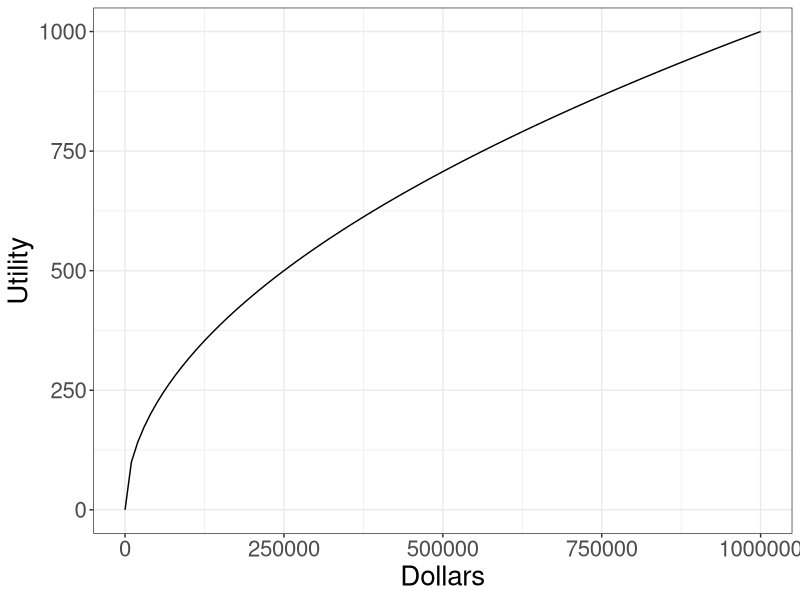
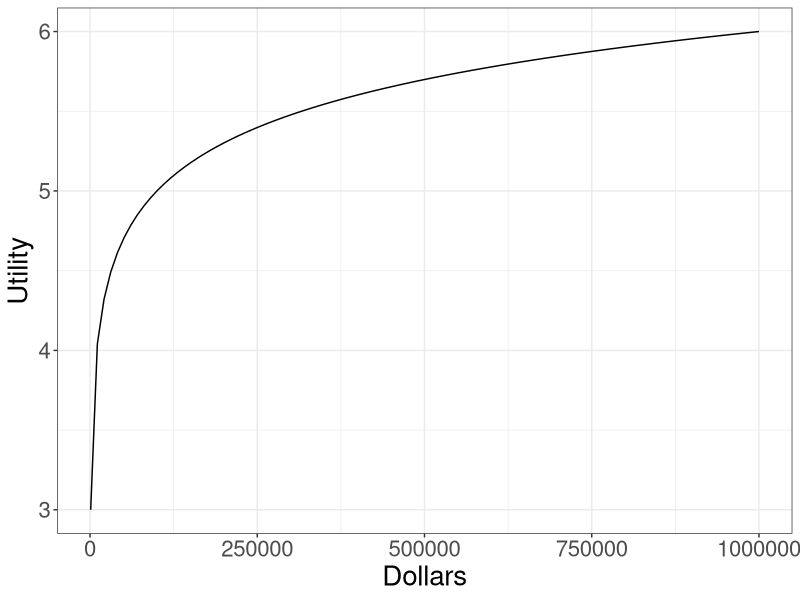

These charts were generated, in order, by the following R code:
## ---- chunk 1
require(tidyverse)
## ---- chunk 2
p <- ggplot(data = data.frame(x = 0), mapping = aes(x = x))
fun.1 <- function(x) sqrt(x)
p + stat_function(fun = fun.1) + 
  xlim(0,1000000) + 
  labs(x = "Dollars", y = "Utility") + 
  theme_bw() +
  theme(text = element_text(size=20))
## ---- chunk 3
p <- ggplot(data = data.frame(x = 0), mapping = aes(x = x))
fun.1 <- function(x) log10(x)
p + stat_function(fun = fun.1) + 
  xlim(1000,1000000) + 
  labs(x = "Dollars", y = "Utility") + 
  theme_bw() +
  theme(text = element_text(size=20))
## ---- chunk 4
require(tidyverse)
require(knitr)

trials <- tibble(t = 1:100000)
trials <- trials %>%
  mutate(result = sample(0:1, n(), replace=TRUE))
trials <- trials %>%
  mutate(heads = cumsum(result))
trials <- trials %>%
  mutate(frequency = heads/t) %>%
  mutate(prob = pbinom(heads, t, 0.5)) %>%
  mutate(distance = case_when(t > 1000 ~ abs(prob - 0.5), TRUE ~ 0)) %>%
  arrange(desc(distance))
shorttrials <- slice(trials, 1:5)
## ---- chunk 5
kable(shorttrials)
## ---- chunk 6
sum(trials$result)
## ---- chunk 7
require(tidyverse)
require(knitr)

trials <- tibble(t = 1:100000)
trials <- trials %>%
  mutate(result = sample(0:1, n(), replace=TRUE))
trials <- trials %>%
  mutate(heads = cumsum(result))
trials <- trials %>%
  mutate(frequency = heads/t) %>%
  mutate(prob = pbinom(heads, t, 0.5)) %>%
  mutate(distance = case_when(t > 1000 ~ abs(prob - 0.5), TRUE ~ 0)) %>%
  arrange(desc(distance))
shorttrials <- slice(trials, 1:5)
## ---- chunk 8
kable(shorttrials)
## ---- chunk 9
sum(trials$result)
## ---- chunk 10
require(tidyverse)
require(knitr)

trials <- tibble(t = 1:100000)
trials <- trials %>%
  mutate(result = sample(0:1, n(), replace=TRUE))
trials <- trials %>%
  mutate(heads = cumsum(result))
trials <- trials %>%
  mutate(frequency = heads/t) %>%
  mutate(prob = pbinom(heads, t, 0.5)) %>%
  mutate(distance = case_when(t > 1000 ~ abs(prob - 0.5), TRUE ~ 0)) %>%
  arrange(desc(distance))
shorttrials <- slice(trials, 1:5)
## ---- chunk 11
kable(shorttrials)
## ---- chunk 12
sum(trials$result)
## ---- chunk 13
require(tidyverse)
require(knitr)

trials <- tibble(t = 1:100000)
trials <- trials %>%
  mutate(result = sample(0:1, n(), replace=TRUE))
trials <- trials %>%
  mutate(heads = cumsum(result))
trials <- trials %>%
  mutate(frequency = heads/t) %>%
  mutate(prob = pbinom(heads, t, 0.5)) %>%
  mutate(distance = case_when(t > 1000 ~ abs(prob - 0.5), TRUE ~ 0)) %>%
  arrange(desc(distance))
shorttrials <- slice(trials, 1:5)
## ---- chunk 14
kable(shorttrials)
## ---- chunk 15
sum(trials$result)
## ---- chunk 16
require(tidyverse)
require(knitr)

trials <- tibble(t = 1:100000)
trials <- trials %>%
  mutate(result = sample(0:1, n(), replace=TRUE))
trials <- trials %>%
  mutate(heads = cumsum(result))
trials <- trials %>%
  mutate(frequency = heads/t) %>%
  mutate(prob = pbinom(heads, t, 0.5)) %>%
  mutate(distance = case_when(t > 1000 ~ abs(prob - 0.5), TRUE ~ 0)) %>%
  arrange(desc(distance))
shorttrials <- slice(trials, 1:5)
## ---- chunk 17
kable(shorttrials)
## ---- chunk 18
sum(trials$result)
## ---- chunk 19
require(tidyverse)

trials <- tibble(t = 1:32000)
trials <- trials %>%
  mutate(c1 = sample(0:1, n(), replace=TRUE)) %>%
  mutate(c2 = sample(0:1, n(), replace=TRUE)) %>%
  mutate(c3 = sample(0:1, n(), replace=TRUE)) %>%
  mutate(result = sample(0:1, n(), replace=TRUE))

big_table <- tribble(
  ~Characteristic, ~Heads, ~Trials, ~Probability, ~Distance,
  "All", sum(trials$result), nrow(trials), 0, 0
)

big_table <- big_table %>%
  mutate(Probability = pbinom(Heads, Trials, 0.5), Distance = abs(0.5 - Probability))

t1 <- trials %>% filter(c1 == 1)
t2 <- trials %>% filter(c1 == 0)
t3 <- trials %>% filter(c2 == 1)
t4 <- trials %>% filter(c2 == 0)
t5 <- trials %>% filter(c3 == 1)
t6 <- trials %>% filter(c3 == 0)

one_char_table <- tribble(
  ~Characteristic, ~Heads, ~Trials, ~Probability, ~Distance,
  "Yes C1", sum(t1$result), nrow(t1), 0, 0,
  "No C1", sum(t2$result), nrow(t2), 0, 0,
  "Yes C2", sum(t3$result), nrow(t3), 0, 0,
  "No C2", sum(t4$result), nrow(t4), 0, 0,
  "Yes C3", sum(t4$result), nrow(t5), 0, 0,
  "No C3", sum(t4$result), nrow(t6), 0, 0
)

one_char_table <- one_char_table %>%
  mutate(Probability = pbinom(Heads, Trials, 0.5), Distance = abs(0.5 - Probability)) %>%
  arrange(desc(Distance))

t11 <- trials %>% filter(c1 == 1, c2 == 1)
t12 <- trials %>% filter(c1 == 1, c2 == 0)
t13 <- trials %>% filter(c1 == 0, c2 == 1)
t14 <- trials %>% filter(c1 == 0, c2 == 0)
t21 <- trials %>% filter(c1 == 1, c3 == 1)
t22 <- trials %>% filter(c1 == 1, c3 == 0)
t23 <- trials %>% filter(c1 == 0, c3 == 1)
t24 <- trials %>% filter(c1 == 0, c3 == 0)
t31 <- trials %>% filter(c3 == 1, c2 == 1)
t32 <- trials %>% filter(c3 == 1, c2 == 0)
t33 <- trials %>% filter(c3 == 0, c2 == 1)
t34 <- trials %>% filter(c3 == 0, c2 == 0)

two_char_table <- tribble(
  ~Characteristic, ~Heads, ~Trials, ~Probability, ~Distance,
  "+C1+C2", sum(t11$result), nrow(t11), 0, 0,
  "+C1-C2", sum(t12$result), nrow(t12), 0, 0,
  "-C1+C2", sum(t13$result), nrow(t13), 0, 0,
  "-C1-C2", sum(t14$result), nrow(t14), 0, 0,
  "+C1+C3", sum(t21$result), nrow(t21), 0, 0,
  "+C1-C3", sum(t22$result), nrow(t22), 0, 0,
  "-C1+C3", sum(t23$result), nrow(t23), 0, 0,
  "-C1-C3", sum(t24$result), nrow(t24), 0, 0,
  "+C3+C2", sum(t31$result), nrow(t31), 0, 0,
  "+C3-C2", sum(t32$result), nrow(t32), 0, 0,
  "-C3+C2", sum(t33$result), nrow(t33), 0, 0,
  "-C3-C2", sum(t34$result), nrow(t34), 0, 0
)

two_char_table <- two_char_table %>%
  mutate(Probability = pbinom(Heads, Trials, 0.5), Distance = abs(0.5 - Probability)) %>%
  arrange(desc(Distance))

t41 <- trials %>% filter(c1 == 1, c2 == 1, c3 == 1)
t42 <- trials %>% filter(c1 == 1, c2 == 1, c3 == 0)
t43 <- trials %>% filter(c1 == 1, c2 == 0, c3 == 1)
t44 <- trials %>% filter(c1 == 1, c2 == 0, c3 == 0)
t45 <- trials %>% filter(c1 == 0, c2 == 1, c3 == 1)
t46 <- trials %>% filter(c1 == 0, c2 == 1, c3 == 0)
t47 <- trials %>% filter(c1 == 0, c2 == 0, c3 == 1)
t48 <- trials %>% filter(c1 == 0, c2 == 0, c3 == 0)

three_char_table <- tribble(
  ~Characteristic, ~Heads, ~Trials, ~Probability, ~Distance,
  "+C1+C2+C3", sum(t41$result), nrow(t41), 0, 0,
  "+C1+C2-C3", sum(t42$result), nrow(t42), 0, 0,
  "+C1-C2+C3", sum(t43$result), nrow(t43), 0, 0,
  "+C1-C2-C3", sum(t44$result), nrow(t44), 0, 0,
  "-C1+C2+C3", sum(t45$result), nrow(t45), 0, 0,
  "-C1+C2-C3", sum(t46$result), nrow(t46), 0, 0,
  "-C1-C2+C3", sum(t47$result), nrow(t47), 0, 0,
  "-C1-C2-C3", sum(t48$result), nrow(t48), 0, 0
)

three_char_table <- three_char_table %>%
  mutate(Probability = pbinom(Heads, Trials, 0.5), Distance = abs(0.5 - Probability)) %>%
  arrange(desc(Distance))
## ---- chunk 20
kable(big_table)
## ---- chunk 21
kable(one_char_table)
## ---- chunk 22
kable(two_char_table)
## ---- chunk 23
kable(three_char_table)
## ---- chunk 24
require(tidyverse)

trials <- tibble(t = 1:32000)
trials <- trials %>%
  mutate(c1 = sample(0:1, n(), replace=TRUE)) %>%
  mutate(c2 = sample(0:1, n(), replace=TRUE)) %>%
  mutate(c3 = sample(0:1, n(), replace=TRUE)) %>%
  mutate(result = sample(0:1, n(), replace=TRUE))

big_table <- tribble(
  ~Characteristic, ~Heads, ~Trials, ~Probability, ~Distance,
  "All", sum(trials$result), nrow(trials), 0, 0
)

big_table <- big_table %>%
  mutate(Probability = pbinom(Heads, Trials, 0.5), Distance = abs(0.5 - Probability))

t1 <- trials %>% filter(c1 == 1)
t2 <- trials %>% filter(c1 == 0)
t3 <- trials %>% filter(c2 == 1)
t4 <- trials %>% filter(c2 == 0)
t5 <- trials %>% filter(c3 == 1)
t6 <- trials %>% filter(c3 == 0)

one_char_table <- tribble(
  ~Characteristic, ~Heads, ~Trials, ~Probability, ~Distance,
  "Yes C1", sum(t1$result), nrow(t1), 0, 0,
  "No C1", sum(t2$result), nrow(t2), 0, 0,
  "Yes C2", sum(t3$result), nrow(t3), 0, 0,
  "No C2", sum(t4$result), nrow(t4), 0, 0,
  "Yes C3", sum(t4$result), nrow(t5), 0, 0,
  "No C3", sum(t4$result), nrow(t6), 0, 0
)

one_char_table <- one_char_table %>%
  mutate(Probability = pbinom(Heads, Trials, 0.5), Distance = abs(0.5 - Probability)) %>%
  arrange(desc(Distance))

t11 <- trials %>% filter(c1 == 1, c2 == 1)
t12 <- trials %>% filter(c1 == 1, c2 == 0)
t13 <- trials %>% filter(c1 == 0, c2 == 1)
t14 <- trials %>% filter(c1 == 0, c2 == 0)
t21 <- trials %>% filter(c1 == 1, c3 == 1)
t22 <- trials %>% filter(c1 == 1, c3 == 0)
t23 <- trials %>% filter(c1 == 0, c3 == 1)
t24 <- trials %>% filter(c1 == 0, c3 == 0)
t31 <- trials %>% filter(c3 == 1, c2 == 1)
t32 <- trials %>% filter(c3 == 1, c2 == 0)
t33 <- trials %>% filter(c3 == 0, c2 == 1)
t34 <- trials %>% filter(c3 == 0, c2 == 0)

two_char_table <- tribble(
  ~Characteristic, ~Heads, ~Trials, ~Probability, ~Distance,
  "+C1+C2", sum(t11$result), nrow(t11), 0, 0,
  "+C1-C2", sum(t12$result), nrow(t12), 0, 0,
  "-C1+C2", sum(t13$result), nrow(t13), 0, 0,
  "-C1-C2", sum(t14$result), nrow(t14), 0, 0,
  "+C1+C3", sum(t21$result), nrow(t21), 0, 0,
  "+C1-C3", sum(t22$result), nrow(t22), 0, 0,
  "-C1+C3", sum(t23$result), nrow(t23), 0, 0,
  "-C1-C3", sum(t24$result), nrow(t24), 0, 0,
  "+C3+C2", sum(t31$result), nrow(t31), 0, 0,
  "+C3-C2", sum(t32$result), nrow(t32), 0, 0,
  "-C3+C2", sum(t33$result), nrow(t33), 0, 0,
  "-C3-C2", sum(t34$result), nrow(t34), 0, 0
)

two_char_table <- two_char_table %>%
  mutate(Probability = pbinom(Heads, Trials, 0.5), Distance = abs(0.5 - Probability)) %>%
  arrange(desc(Distance))

t41 <- trials %>% filter(c1 == 1, c2 == 1, c3 == 1)
t42 <- trials %>% filter(c1 == 1, c2 == 1, c3 == 0)
t43 <- trials %>% filter(c1 == 1, c2 == 0, c3 == 1)
t44 <- trials %>% filter(c1 == 1, c2 == 0, c3 == 0)
t45 <- trials %>% filter(c1 == 0, c2 == 1, c3 == 1)
t46 <- trials %>% filter(c1 == 0, c2 == 1, c3 == 0)
t47 <- trials %>% filter(c1 == 0, c2 == 0, c3 == 1)
t48 <- trials %>% filter(c1 == 0, c2 == 0, c3 == 0)

three_char_table <- tribble(
  ~Characteristic, ~Heads, ~Trials, ~Probability, ~Distance,
  "+C1+C2+C3", sum(t41$result), nrow(t41), 0, 0,
  "+C1+C2-C3", sum(t42$result), nrow(t42), 0, 0,
  "+C1-C2+C3", sum(t43$result), nrow(t43), 0, 0,
  "+C1-C2-C3", sum(t44$result), nrow(t44), 0, 0,
  "-C1+C2+C3", sum(t45$result), nrow(t45), 0, 0,
  "-C1+C2-C3", sum(t46$result), nrow(t46), 0, 0,
  "-C1-C2+C3", sum(t47$result), nrow(t47), 0, 0,
  "-C1-C2-C3", sum(t48$result), nrow(t48), 0, 0
)

three_char_table <- three_char_table %>%
  mutate(Probability = pbinom(Heads, Trials, 0.5), Distance = abs(0.5 - Probability)) %>%
  arrange(desc(Distance))
## ---- chunk 25
kable(big_table)
## ---- chunk 26
kable(one_char_table)
## ---- chunk 27
kable(two_char_table)
## ---- chunk 28
kable(three_char_table)
## ---- chunk 29
require(tidyverse)

trials <- tibble(t = 1:32000)
trials <- trials %>%
  mutate(c1 = sample(0:1, n(), replace=TRUE)) %>%
  mutate(c2 = sample(0:1, n(), replace=TRUE)) %>%
  mutate(c3 = sample(0:1, n(), replace=TRUE)) %>%
  mutate(result = sample(0:1, n(), replace=TRUE))

big_table <- tribble(
  ~Characteristic, ~Heads, ~Trials, ~Probability, ~Distance,
  "All", sum(trials$result), nrow(trials), 0, 0
)

big_table <- big_table %>%
  mutate(Probability = pbinom(Heads, Trials, 0.5), Distance = abs(0.5 - Probability))

t1 <- trials %>% filter(c1 == 1)
t2 <- trials %>% filter(c1 == 0)
t3 <- trials %>% filter(c2 == 1)
t4 <- trials %>% filter(c2 == 0)
t5 <- trials %>% filter(c3 == 1)
t6 <- trials %>% filter(c3 == 0)

one_char_table <- tribble(
  ~Characteristic, ~Heads, ~Trials, ~Probability, ~Distance,
  "Yes C1", sum(t1$result), nrow(t1), 0, 0,
  "No C1", sum(t2$result), nrow(t2), 0, 0,
  "Yes C2", sum(t3$result), nrow(t3), 0, 0,
  "No C2", sum(t4$result), nrow(t4), 0, 0,
  "Yes C3", sum(t4$result), nrow(t5), 0, 0,
  "No C3", sum(t4$result), nrow(t6), 0, 0
)

one_char_table <- one_char_table %>%
  mutate(Probability = pbinom(Heads, Trials, 0.5), Distance = abs(0.5 - Probability)) %>%
  arrange(desc(Distance))

t11 <- trials %>% filter(c1 == 1, c2 == 1)
t12 <- trials %>% filter(c1 == 1, c2 == 0)
t13 <- trials %>% filter(c1 == 0, c2 == 1)
t14 <- trials %>% filter(c1 == 0, c2 == 0)
t21 <- trials %>% filter(c1 == 1, c3 == 1)
t22 <- trials %>% filter(c1 == 1, c3 == 0)
t23 <- trials %>% filter(c1 == 0, c3 == 1)
t24 <- trials %>% filter(c1 == 0, c3 == 0)
t31 <- trials %>% filter(c3 == 1, c2 == 1)
t32 <- trials %>% filter(c3 == 1, c2 == 0)
t33 <- trials %>% filter(c3 == 0, c2 == 1)
t34 <- trials %>% filter(c3 == 0, c2 == 0)

two_char_table <- tribble(
  ~Characteristic, ~Heads, ~Trials, ~Probability, ~Distance,
  "+C1+C2", sum(t11$result), nrow(t11), 0, 0,
  "+C1-C2", sum(t12$result), nrow(t12), 0, 0,
  "-C1+C2", sum(t13$result), nrow(t13), 0, 0,
  "-C1-C2", sum(t14$result), nrow(t14), 0, 0,
  "+C1+C3", sum(t21$result), nrow(t21), 0, 0,
  "+C1-C3", sum(t22$result), nrow(t22), 0, 0,
  "-C1+C3", sum(t23$result), nrow(t23), 0, 0,
  "-C1-C3", sum(t24$result), nrow(t24), 0, 0,
  "+C3+C2", sum(t31$result), nrow(t31), 0, 0,
  "+C3-C2", sum(t32$result), nrow(t32), 0, 0,
  "-C3+C2", sum(t33$result), nrow(t33), 0, 0,
  "-C3-C2", sum(t34$result), nrow(t34), 0, 0
)

two_char_table <- two_char_table %>%
  mutate(Probability = pbinom(Heads, Trials, 0.5), Distance = abs(0.5 - Probability)) %>%
  arrange(desc(Distance))

t41 <- trials %>% filter(c1 == 1, c2 == 1, c3 == 1)
t42 <- trials %>% filter(c1 == 1, c2 == 1, c3 == 0)
t43 <- trials %>% filter(c1 == 1, c2 == 0, c3 == 1)
t44 <- trials %>% filter(c1 == 1, c2 == 0, c3 == 0)
t45 <- trials %>% filter(c1 == 0, c2 == 1, c3 == 1)
t46 <- trials %>% filter(c1 == 0, c2 == 1, c3 == 0)
t47 <- trials %>% filter(c1 == 0, c2 == 0, c3 == 1)
t48 <- trials %>% filter(c1 == 0, c2 == 0, c3 == 0)

three_char_table <- tribble(
  ~Characteristic, ~Heads, ~Trials, ~Probability, ~Distance,
  "+C1+C2+C3", sum(t41$result), nrow(t41), 0, 0,
  "+C1+C2-C3", sum(t42$result), nrow(t42), 0, 0,
  "+C1-C2+C3", sum(t43$result), nrow(t43), 0, 0,
  "+C1-C2-C3", sum(t44$result), nrow(t44), 0, 0,
  "-C1+C2+C3", sum(t45$result), nrow(t45), 0, 0,
  "-C1+C2-C3", sum(t46$result), nrow(t46), 0, 0,
  "-C1-C2+C3", sum(t47$result), nrow(t47), 0, 0,
  "-C1-C2-C3", sum(t48$result), nrow(t48), 0, 0
)

three_char_table <- three_char_table %>%
  mutate(Probability = pbinom(Heads, Trials, 0.5), Distance = abs(0.5 - Probability)) %>%
  arrange(desc(Distance))
## ---- chunk 30
kable(big_table)
## ---- chunk 31
kable(one_char_table)
## ---- chunk 32
kable(two_char_table)
## ---- chunk 33
kable(three_char_table)
